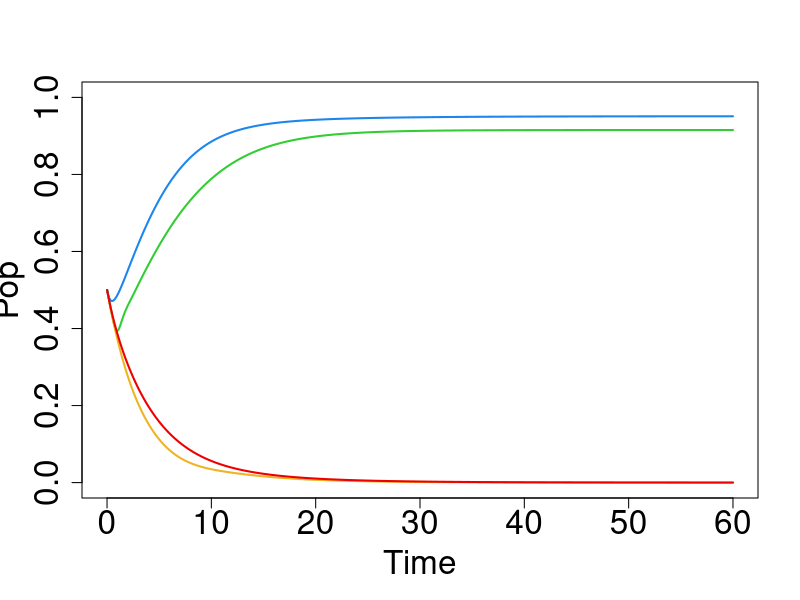
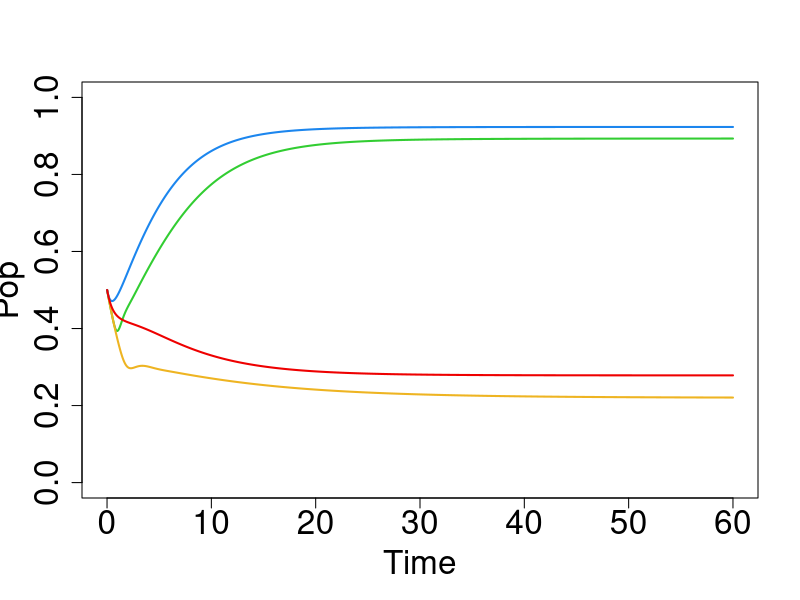
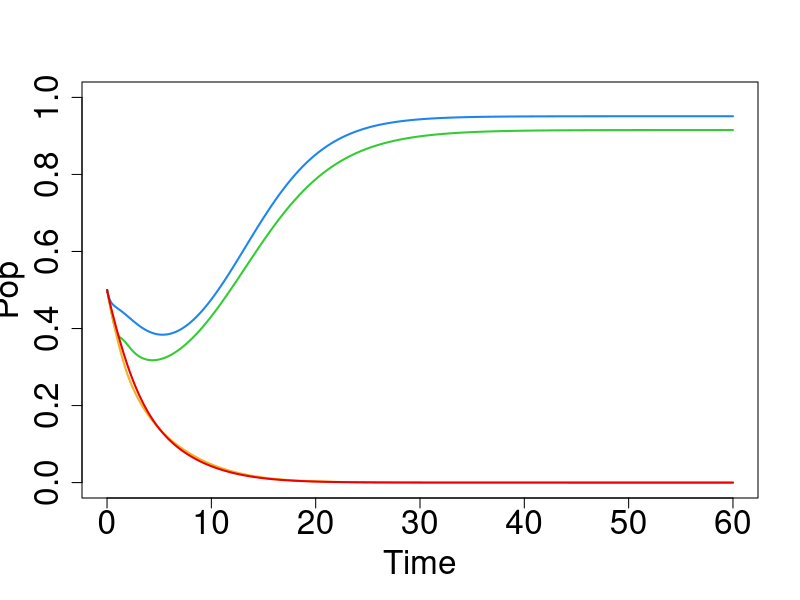

These figures' R source, in order:
# Filename: LK2speciesDistrDelayODEsover.R
# Author: Nick Beeton, CSIRO Hobart, March 2023
# Description: This file contains the code to solve equations (22)-(27)
# and displays the solutions N1(t) and N2(t) shown in Figure 2(a)-(c)
# from the following reference
# M El-Hachem and NJ Beeton (2023) 
# Coexistence in two-species competition with delayed maturation
T = 60

library(deSolve)
for (example in c("a","b","c"))
{
  m = c(0.3, 0.3)
  mu = c(0.3, 0.3)
  r = c(1,1)
  a = c(1,1)
  {
    if (example != "c") b = c(0.1,0.1) # a, b
    else b = c(3,3)# c
  }
  
  {
    if (example == "a") Delta = c(1.5922684937891114,12.738147950312891) # a
    else Delta = c(1.5922684937891114,3.184536987578223) # b, c
  }
  p = c(20,20)
  
  {
    if (example == "a") beta = p / c(1,8) # a
    else beta = p / c(1,2) # b, c
  }
  
  Ninit = matrix(c(0.5, 0.5), 2, 1)
  
  f = function(t, state, parameters){
    with(as.list(c(state, parameters)), { 
      N1 = state[1]
      N2 = state[2]
      x1 = state[2 + (1:p1)]
      x2 = state[2 + p1 + (1:p2)]
      f1 = state[3 + p1 + p2]
      f2 = state[4 + p1 + p2]
      y1 = state[4 + p1 + p2 + (1:p1)]
      y2 = state[4 + 2*p1 + p2 + (1:p2)]
      
      l = 0:(p1-1)
      expsum1 = sum(exp(l*log(beta1*Delta1) - lfactorial(l)))
      l = 0:(p2-1)
      expsum2 = sum(exp(l*log(beta2*Delta2) - lfactorial(l)))
      
      denom1 = 1 - exp(-beta1*Delta1) * expsum1
      denom2 = 1 - exp(-beta2*Delta2) * expsum2
      
      dN1dt = r1 * (beta1 / (beta1 + mu1))^p1 * x1[p1] * exp(-Delta1 * (a1 * f1 + b2 * f2)) - m1*N1
      dN2dt = r2 * (beta2 / (beta2 + mu2))^p2 * x2[p2] * exp(-Delta2 * (a2 * f2 + b1 * f1)) - m2*N2
      
      dx1dt = numeric(p1)
      dx1dt[1] = (mu1 + beta1) * (N1 - x1[1]) /denom1
      if (p1 > 1)
        for (k in 2:p1)
          dx1dt[k] = (mu1 + beta1) * (x1[k-1] - x1[k]) / denom1
      
      dx2dt = numeric(p2)
      dx2dt[1] = (mu2 + beta2) * (N2 - x2[1]) / denom2
      if (p2 > 1)
        for (k in 2:p2)
          dx2dt[k] = (mu2 + beta2) * (x2[k-1] - x2[k]) / denom2
      
      df1dt = (N1 - y1[p1]) / Delta1
      df2dt = (N2 - y2[p2]) / Delta2
      
      dy1dt = numeric(p1)
      dy1dt[1] = beta1 * (N1 - y1[1]) /denom1
      if (p1 > 1)
        for (k in 2:p1)
          dy1dt[k] = beta1 * (y1[k-1] - y1[k]) / denom1
      
      dy2dt = numeric(p2)
      dy2dt[1] = beta2 * (N2 - y2[1]) /denom2
      if (p2 > 1)
        for (k in 2:p2)
          dy2dt[k] = beta2 * (y2[k-1] - y2[k]) / denom2
      
      list(c(dN1dt, dN2dt, dx1dt, dx2dt, df1dt, df2dt, dy1dt, dy2dt))
    })
  }
  
  parameters = c(m1 = m[1], m2 = m[2],
                 mu1 = mu[1], mu2 = mu[2],
                 r1 = r[1], r2 = r[2],
                 a1 = a[1], a2 = a[2],
                 b1 = b[1], b2 = b[2],
                 Delta1 = Delta[1], p1 = p[1],
                 Delta2 = Delta[2], p2 = p[2],
                 beta1 = beta[1], beta2 = beta[2])
  
  N = Ninit
  state = c(N1 = N[1], N2 = N[2],
            x1 = rep(0,parameters[["p1"]]),
            x2 = rep(0,parameters[["p2"]]),
            f1 = 0, f2 = 0,
            y1 = rep(0,parameters[["p1"]]),
            y2 = rep(0,parameters[["p2"]]))
  
  times = seq(0.01, T, 0.01)
  
  out = lsoda(y = state, times = times, func = f, parms = parameters)
  out = as.data.frame(out)
  # Julia order: N1 N2 f1 f2 x1 y1 x2 y2
  # R order: N1 N2 x1 x2 f1 f2 y1 y2
  # ii = c(1:2, 5:24, 45:64, 3:4, 25:44, 65:84)
  # state = ii/84
  # t = 0
  # out = f(t, state, parameters)[[1]]
  # out[order(ii)]
  
  plot(out$time, out$N1, 
       xlim = c(0,T), ylim = c(0,1), 
       col = "limegreen", type = 'l', lwd = 2, 
       xlab = "Time", ylab = "Pop",cex.lab=2, cex.axis=2)
  lines(out$time, out$N2, col = "goldenrod2", lwd = 2)
  {
    if (example == "a") Delta = c(4.605170185988091,36.84136148790473) # a
    else Delta = c(4.605170185988091,9.210340371976182) # b, c
  }
  p = c(1,1)
  
  {
    if (example == "a") beta = p / c(1,8) # a
    else beta = p / c(1,2) # b, c
  }
  parameters = c(m1 = m[1], m2 = m[2],
                 mu1 = mu[1], mu2 = mu[2],
                 r1 = r[1], r2 = r[2],
                 a1 = a[1], a2 = a[2],
                 b1 = b[1], b2 = b[2],
                 Delta1 = Delta[1], p1 = p[1],
                 Delta2 = Delta[2], p2 = p[2],
                 beta1 = beta[1], beta2 = beta[2])
  
  N = Ninit
  state = c(N1 = N[1], N2 = N[2],
            x1 = rep(0,parameters[["p1"]]),
            x2 = rep(0,parameters[["p2"]]),
            f1 = 0, f2 = 0,
            y1 = rep(0,parameters[["p1"]]),
            y2 = rep(0,parameters[["p2"]]))
  
  times = seq(0.01, T, 0.01)
  
  out = lsoda(y = state, times = times, func = f, parms = parameters)
  out = as.data.frame(out)
  #out = pmin(pmax(out, -1e5), 1e5)
  lines(out$time, out$N1, col = "dodgerblue2", lwd = 2)
  lines(out$time, out$N2, col = "red2", lwd = 2)
  

}
